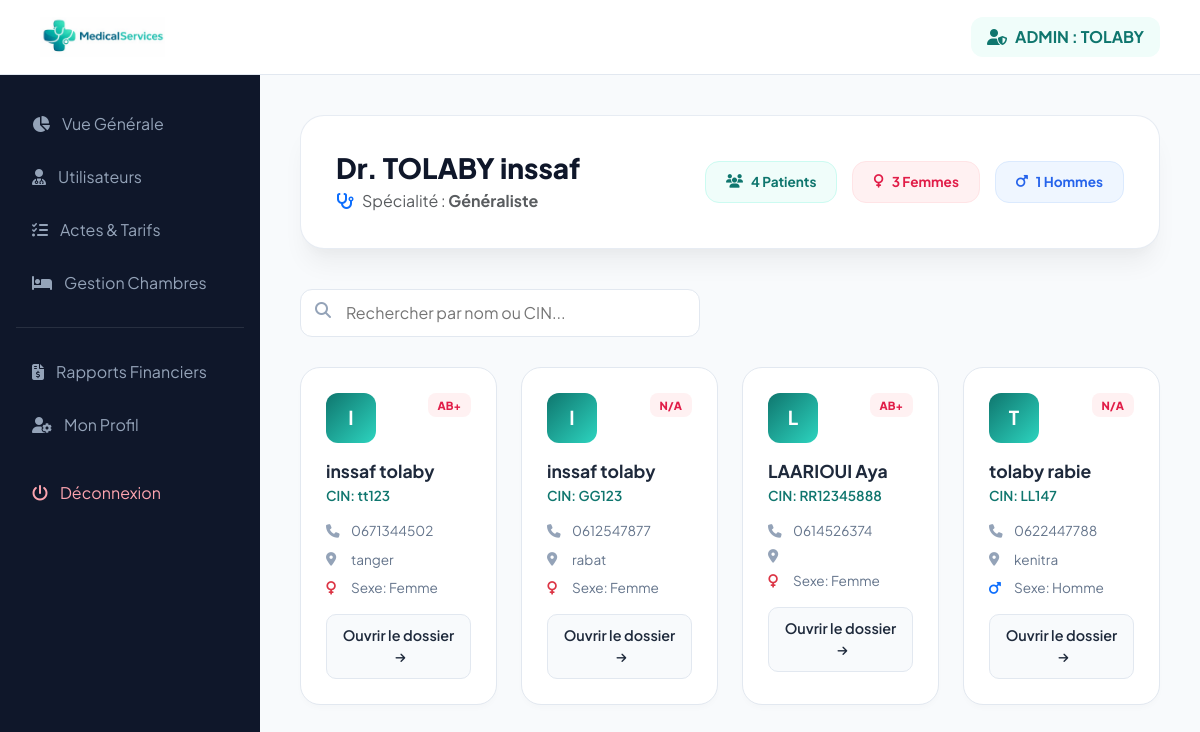
The app's page /connexion_admin/voir_patients_medecin.php?id=1 (signed in) with its own data.
### tables this page shows
CREATE TABLE `utilisateurs` (
  `id_user` int(11) NOT NULL,
  `cin` varchar(255) NOT NULL,
  `matricule` varchar(255) NOT NULL,
  `nom` varchar(50) DEFAULT NULL,
  `prenom` varchar(50) DEFAULT NULL,
  `email` varchar(50) DEFAULT NULL,
  `mot_de_passe` varchar(255) DEFAULT NULL,
  `telephone` int(11) NOT NULL,
  `adresse` text NOT NULL,
  `photo` varchar(255) NOT NULL DEFAULT '''default_avatar.png''',
  `role` enum('infirmier','admin','medecin','secretaire') DEFAULT NULL,
  `specialite` varchar(255) NOT NULL DEFAULT 'Généraliste',
  `statut_compte` enum('actif','suspendu','conge') NOT NULL,
  `date_embauche` date NOT NULL DEFAULT current_timestamp(),
  `derniere_connexion` datetime DEFAULT NULL,
  `created_at` timestamp NOT NULL DEFAULT current_timestamp()
);

CREATE TABLE `patients` (
  `id_patient` int(11) NOT NULL,
  `CIN` varchar(10) NOT NULL,
  `nom` varchar(50) NOT NULL,
  `prenom` varchar(50) NOT NULL,
  `date_naissance` date DEFAULT NULL,
  `sexe` varchar(255) DEFAULT NULL,
  `adresse` varchar(100) DEFAULT NULL,
  `telephone` varchar(20) DEFAULT NULL,
  `email` varchar(50) DEFAULT NULL,
  `groupe_sanguin` varchar(255) NOT NULL,
  `statut` varchar(255) NOT NULL DEFAULT 'stable',
  `allergies` text NOT NULL,
  `date_inscription` timestamp NOT NULL DEFAULT current_timestamp(),
  `id_medecin` int(11) NOT NULL
);

### connexion_admin/voir_patients_medecin.php (the view, shortened to what this page needs)
<?php
include("../config/connexion.php");
$id_medecin = isset($_GET['id']) ? intval($_GET['id']) : 0;
$stmt_med = $pdo->prepare("SELECT nom, prenom, specialite FROM utilisateurs WHERE id_user = ?");
$stmt_med->execute([$id_medecin]);
$medecin = $stmt_med->fetch(PDO::FETCH_ASSOC);
$query = "SELECT * FROM patients WHERE id_medecin = ? ORDER BY nom ASC";
$stmt_p = $pdo->prepare($query);
$stmt_p->execute([$id_medecin]);
$patients = $stmt_p->fetchAll(PDO::FETCH_ASSOC);
$total_patients = count($patients);
$femmes = 0;
$hommes = 0;
foreach($patients as $p) {
    $sexe = strtoupper(trim($p['sexe']));
    if($sexe == 'F' || $sexe == 'FEMME') { $femmes++; }
    else if($sexe == 'M' || $sexe == 'H' || $sexe == 'HOMME') { $hommes++; }
}
$stmt_admin = $pdo->prepare("SELECT nom, prenom FROM utilisateurs WHERE id_user = ?");
$stmt_admin->execute([$_SESSION['user_id']]);
$admin = $stmt_admin->fetch(PDO::FETCH_ASSOC);
?>
<!DOCTYPE html>
<html lang="fr">
<head>
    <link rel="stylesheet" href="https://cdnjs.cloudflare.com/ajax/libs/font-awesome/6.5.0/css/all.min.css">
    <link href="https://cdn.jsdelivr.net/npm/bootstrap@5.3.2/dist/css/bootstrap.min.css" rel="stylesheet">
</head>
<body>
<header>
    <img src="../images/logo_app2.png" alt="Logo" style="height: 40px;">
    <div style="background: #f0fdfa; color: var(--primary); padding: 8px 16px; border-radius: 12px; font-weight: 700;">
        <i class="fa-solid fa-user-shield me-2"></i>ADMIN : <?= strtoupper($admin['nom']) ?>
    </div>
</header>
 <aside class="sidebar">
        <a href="dashboard_admin.php" ><i class="fa-solid fa-chart-pie"></i> Vue Générale</a>
        <a href="utilisateurs.php"><i class="fa-solid fa-user-md"></i> Utilisateurs</a>
        <a href="prestations.php"  ><i class="fa-solid fa-list-check"></i> Actes & Tarifs</a>
        <a href="chambres.php"><i class="fa-solid fa-bed"></i> Gestion Chambres</a>
        <div style="height: 1px; background: rgba(255,255,255,0.1); margin: 20px 0;"></div>
        <a href="facturation_list.php"><i class="fa-solid fa-file-invoice-dollar"></i> Rapports Financiers</a>
        <a href="profil.php" class="<?= basename($_SERVER['PHP_SELF']) == 'profil.php' ? 'active' : '' ?>">
        <i class="fa-solid fa-user-gear"></i> Mon Profil
        </a>
        <a href="../logout.php" style="color: #fda4af; margin-top: 20px;"><i class="fa-solid fa-power-off"></i> Déconnexion</a>
    </aside>
<div class="main-wrapper">
    <main class="content-container">
        <div class="doctor-hero">
            <div>
                <h2 style="font-weight: 800; color: #0f172a; margin: 0; font-size: 1.75rem;">Dr. <?= strtoupper($medecin['nom']) ?> <?= $medecin['prenom'] ?></h2>
                <p class="text-muted mb-0 mt-1"><i class="fa-solid fa-stethoscope me-2 text-primary"></i>Spécialité : <strong><?= $medecin['specialite'] ?></strong></p>
            </div>
            <div class="stats-group">
                <div class="stat-pill pill-total">
                    <i class="fa-solid fa-users"></i> <?= $total_patients ?> Patients
                </div>
                <div class="stat-pill pill-women">
                    <i class="fa-solid fa-venus"></i> <?= $femmes ?> Femmes
                </div>
                <div class="stat-pill pill-men">
                    <i class="fa-solid fa-mars"></i> <?= $hommes ?> Hommes
                </div>
            </div>
        </div>
        <div class="search-container">
            <i class="fa-solid fa-magnifying-glass"></i>
            <input type="text" id="searchInput" class="search-input" placeholder="Rechercher par nom ou CIN...">
        </div>
        <div class="row g-4" id="patientGrid">
            <?php if($patients): foreach($patients as $p): ?>
            <div class="col-md-6 col-lg-4 col-xl-3 patient-item">
                <div class="patient-card">
                    <span class="blood-type"><?= $p['groupe_sanguin'] ?: 'N/A' ?></span>
                    <div class="avatar"><?= strtoupper(substr($p['nom'], 0, 1)) ?></div>
                    <div class="patient-name"><?= htmlspecialchars($p['nom'] . ' ' . $p['prenom']) ?></div>
                    <span class="patient-cin">CIN: <?= $p['CIN'] ?></span>
                    <div class="info-row"><i class="fa-solid fa-phone"></i> <?= $p['telephone'] ?></div>
                    <div class="info-row"><i class="fa-solid fa-location-dot"></i> <?= $p['adresse'] ?></div>
                    <div class="info-row">
                        <i class="fa-solid <?= (strtoupper($p['sexe']) == 'F' || strtoupper($p['sexe']) == 'FEMME') ? 'fa-venus text-danger' : 'fa-mars text-primary' ?>"></i>
                        Sexe: <?= (strtoupper($p['sexe']) == 'F' || strtoupper($p['sexe']) == 'FEMME') ? 'Femme' : 'Homme' ?>
                    </div>
                    <a href="dossier_patient.php?id=<?= $p['id_patient'] ?>" class="btn-action">
                        Ouvrir le dossier <i class="fa-solid fa-arrow-right ms-1" style="font-size: 0.7rem;"></i>
                    </a>
                </div>
            </div>
            <?php endforeach; endif; ?>
        </div>
    </main>
</div>
</body>
</html>

### connexion_admin/voir_patients_medecin.php (style rules this page uses)
:root { --primary: #0f766e; --sidebar-bg: #0f172a; --bg-body: #f8fafc; --border-color: #e2e8f0; }
body { background: var(--bg-body); font-family: 'Plus Jakarta Sans', sans-serif; display: flex; min-height: 100vh; margin: 0; }
header { background: #ffffff; padding: 0 40px; height: 75px; display: flex; justify-content: space-between; align-items: center; border-bottom: 1px solid var(--border-color); position: fixed; width: 100%; top: 0; z-index: 1050; }
.sidebar { width: 260px; background: var(--sidebar-bg); height: 100vh; position: fixed; top: 0; padding: 100px 16px 24px; z-index: 1000; }
.sidebar a { display: flex; align-items: center; gap: 12px; color: #94a3b8; text-decoration: none; padding: 12px 16px; border-radius: 10px; margin-bottom: 5px; transition: 0.3s; }
.main-wrapper { flex: 1; margin-left: 260px; padding-top: 75px; }
.content-container { padding: 40px; }
.doctor-hero { background: white; border-radius: 24px; padding: 35px; margin-bottom: 40px; display: flex; justify-content: space-between; align-items: center; border: 1px solid rgba(226, 232, 240, 0.8); box-shadow: 0 20px 25px -5px rgba(0, 0, 0, 0.05), 0 10px 10px -5px rgba(0, 0, 0, 0.02); transition: transform 0.3s ease; }
.stats-group { display: flex; gap: 15px; }
.stat-pill { padding: 10px 20px; border-radius: 14px; font-weight: 700; font-size: 0.85rem; display: flex; align-items: center; gap: 8px; }
.pill-total { background: #f0fdfa; color: var(--primary); border: 1px solid #ccfbf1; }
.pill-women { background: #fff1f2; color: #e11d48; border: 1px solid #ffe4e6; }
.pill-men { background: #eff6ff; color: #2563eb; border: 1px solid #dbeafe; }
.search-container { position: relative; max-width: 400px; margin-bottom: 30px; }
.search-container i { position: absolute; left: 15px; top: 13px; color: #94a3b8; }
.search-input { width: 100%; padding: 11px 11px 11px 45px; border-radius: 12px; border: 1px solid var(--border-color); outline: none; transition: 0.3s; background: white; }
.patient-card { background: #fff; border: 1px solid var(--border-color); border-radius: 20px; padding: 25px; transition: 0.3s; height: 100%; position: relative; box-shadow: 0 4px 6px -1px rgba(0,0,0,0.02); }
.avatar { width: 50px; height: 50px; border-radius: 12px; background: linear-gradient(135deg, var(--primary), #2dd4bf); color: #fff; display: flex; align-items: center; justify-content: center; font-size: 1.2rem; font-weight: 700; margin-bottom: 15px; }
.blood-type { position: absolute; top: 25px; right: 25px; background: #fff1f2; color: #e11d48; padding: 4px 10px; border-radius: 8px; font-size: 0.7rem; font-weight: 800; }
.patient-name { font-size: 1.1rem; font-weight: 700; color: #1e293b; margin-bottom: 2px; }
.patient-cin { font-size: 0.85rem; color: var(--primary); font-weight: 600; margin-bottom: 15px; display: block; }
.info-row { display: flex; align-items: center; gap: 10px; color: #64748b; font-size: 0.85rem; margin-bottom: 8px; }
.info-row i { color: #94a3b8; width: 15px; }
.btn-action { display: block; width: 100%; text-align: center; background: #f8fafc; color: #1e293b; border: 1px solid var(--border-color); padding: 10px; border-radius: 10px; text-decoration: none; font-weight: 600; margin-top: 15px; transition: 0.2s; font-size: 0.9rem; }

### records on screen
utilisateurs: nom "TOLABY"
utilisateurs: nom "TOLABY", prenom "inssaf", specialite "Généraliste"
patients: groupe_sanguin "AB+", nom "I", nom+prenom "inssaf tolaby", CIN "tt123", telephone "0671344502", adresse "tanger", sexe "Femme"
patients: groupe_sanguin "N/A", nom "I", nom+prenom "inssaf tolaby", CIN "GG123", telephone "0612547877", adresse "rabat", sexe "Femme"
patients: groupe_sanguin "AB+", nom "L", nom+prenom "LAARIOUI Aya", CIN "RR12345888", telephone "0614526374", sexe "Femme"
patients: groupe_sanguin "N/A", nom "T", nom+prenom "tolaby rabie", CIN "LL147", telephone "0622447788", adresse "kenitra", sexe "Homme"

### other values on screen
$total_patients "4"
$femmes "3"
$hommes "1"
